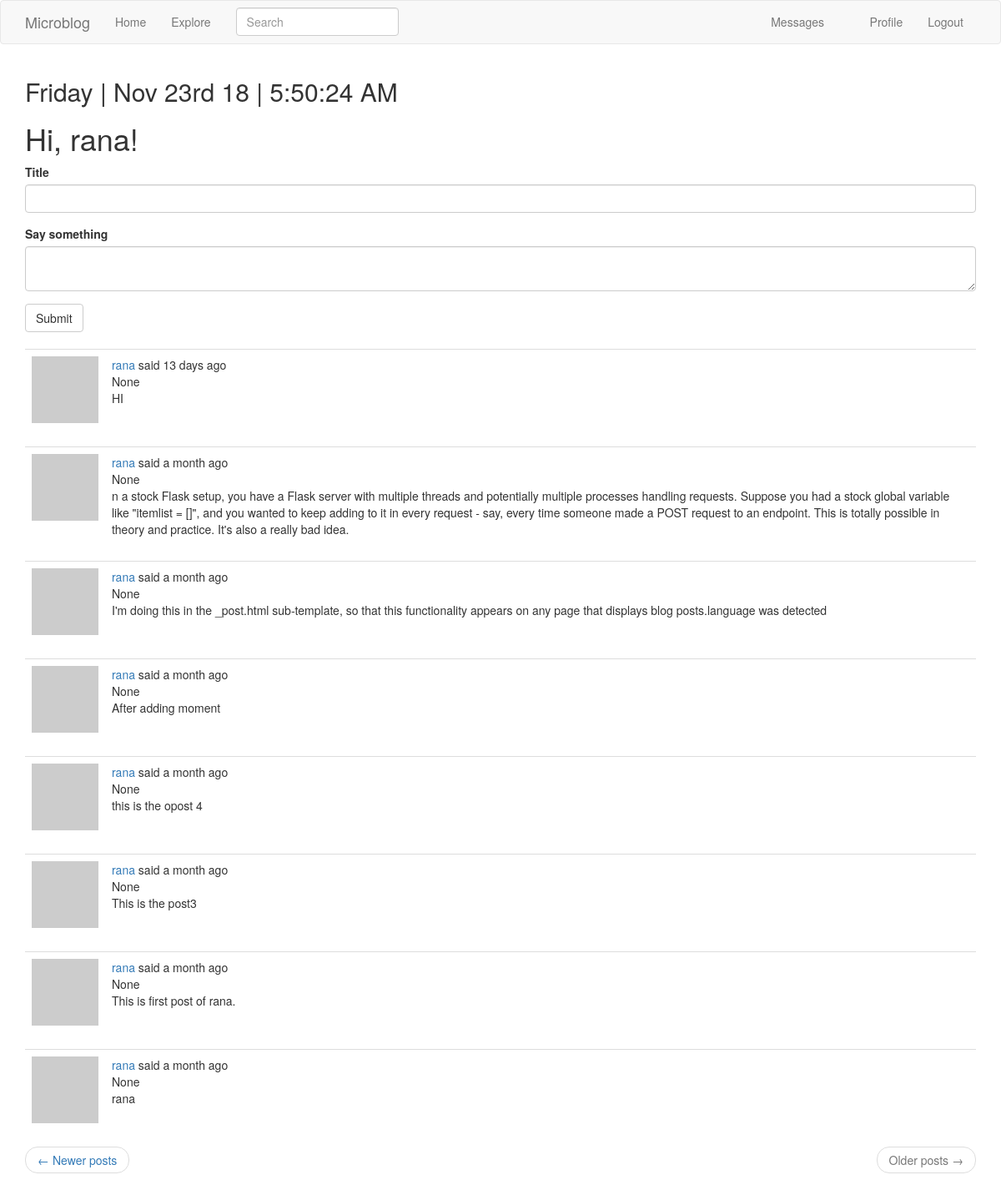
Screenshot of /index?page=3 (signed in) with the database file from the repository.
### app/models.py (models this page shows, shortened)
class User(UserMixin, db.Model):
    id = db.Column(db.Integer, primary_key=True)
    username = db.Column(db.String(64), index=True, unique=True)
    email = db.Column(db.String(120), index=True, unique=True)
    password_hash = db.Column(db.String(128))
    posts = db.relationship('Post', backref='author', lazy='dynamic')
    about_me = db.Column(db.String(140))
    last_seen = db.Column(db.DateTime, default=datetime.utcnow)
    followed = db.relationship(
        'User', secondary=followers,
        primaryjoin=(followers.c.follower_id == id),
        secondaryjoin=(followers.c.followed_id == id),
        backref=db.backref('followers', lazy='dynamic'), lazy='dynamic')
    messages_sent = db.relationship('Message',
                                    foreign_keys='Message.sender_id',
                                    backref='author', lazy='dynamic')
    messages_received = db.relationship('Message',
                                        foreign_keys='Message.recipient_id',
                                        backref='recipient', lazy='dynamic')
    notifications = db.relationship('Notification', backref='user', lazy='dynamic')
    last_message_read_time = db.Column(db.DateTime)
    def new_messages(self):
        last_read_time = self.last_message_read_time or datetime(1900,1,1)
        return Message.query.filter_by(recipient=self).filter(Message.timestamp > last_read_time).count()
    def avatar(self, size):
        digest = md5(self.email.lower().encode('utf-8')).hexdigest()
        return 'https://www.gravatar.com/avatar/{}?d=identicon&s={}'.format(digest, size)
    def followed_posts(self):
        followed = Post.query.join(
            followers, (followers.c.followed_id == Post.user_id)).filter(
                followers.c.follower_id == self.id)
        own = Post.query.filter_by(user_id=self.id)
        return followed.union(own).order_by(Post.timestamp.desc())

class SearchableMixin(object):
    @classmethod
    def before_commit(cls, session):
        session._changes = {
            'add': list(session.new),
            'update': list(session.dirty),
            'delete': list(session.deleted)
        }
    @classmethod
    def after_commit(cls, session):
        for obj in session._changes['add']:
            if isinstance(obj, SearchableMixin):
                add_to_index(obj.__tablename__, obj)
        for obj in session._changes['update']:
            if isinstance(obj, SearchableMixin):
                add_to_index(obj.__tablename__, obj)
        for obj in session._changes['delete']:
            if isinstance(obj, SearchableMixin):
                remove_from_index(obj.__tablename__, obj)
        session._changes = None

class Post(SearchableMixin, db.Model):
    __searchable__ = ['body', 'title']
    id = db.Column(db.Integer, primary_key=True)
    title = db.Column(db.String(50))
    body = db.Column(db.String(140))
    timestamp = db.Column(db.DateTime, index=True, default=datetime.utcnow)
    user_id = db.Column(db.Integer, db.ForeignKey('user.id'))
    language = db.Column(db.String(5))

### app/main/routes.py (the view, shortened to what this page needs)
@bp.route('/', methods=['POST', 'GET'])
@bp.route('/index', methods=['POST', 'GET'])
@login_required
def index():
    form = PostForm()
    page = request.args.get('page', 1, type=int)
    posts = current_user.followed_posts().paginate(
        page, current_app.config['POSTS_PER_PAGE'], False)
    next_url = url_for('main.index', page=posts.next_num)  if posts.has_next else None
    prev_url = url_for('main.index', page=posts.prev_num)  if posts.has_prev else None
    return render_template('index.html', title= _('Home'), form=form, posts=posts.items, next_url=next_url, prev_url=prev_url)

### app/main/forms.py
class SearchForm(FlaskForm):
    q = StringField(_l('Search'), validators=[DataRequired()])
    def __init__(self, *args, **kwargs):
        if 'formdata' not in kwargs:
            kwargs['formdata'] = request.args
        if 'csrf_enabled' not in kwargs:
            kwargs['csrf_enabled'] = False
        super(SearchForm, self).__init__(*args, **kwargs)

class PostForm(FlaskForm):
    title = StringField(_l('Title'), validators=[DataRequired()])
    post = TextAreaField(_l('Say something'), validators=[DataRequired(), Length(min=1, max=1500)])
    submit = SubmitField(_l('Submit'))

### app/main/routes.py (called while the page is built)
@bp.before_request
def before_request():
    if current_user.is_authenticated:
        current_user.last_seen = datetime.utcnow()
        db.session.commit()
    g.local = str(get_locale())

@bp.before_request
def before_request():
    if current_user.is_authenticated:
        current_user.last_seen = datetime.utcnow()
        db.session.commit()
        g.search_form = SearchForm()
    g.locale = str(get_locale())

### app/models.py (called while the page is built)
@login.user_loader
def load_user(id):
    return User.query.get(int(id))

### app/templates/index.html (shortened to what this page needs)
{% extends "base.html" %}
{% import 'bootstrap/wtf.html' as wtf %}
{% block app_content %}
    <h1>{{ _('Hi, %(username)s!', username=current_user.username) }}</h1>
    {% if form %}
    {{ wtf.quick_form(form) }}
    <br>
    {% endif %}
    {% for post in posts %}
        <table class="table table-hover">
        <tr>
            <td width="70px">
                <a href="{{ url_for('main.user', username=post.author.username) }}">
                <img src="{{ post.author.avatar(100) }}">
                </a>
            </td>
            <td>
                {{ _('%(username)s said %(when)s',
                    username=user_link, when=moment(post.timestamp).fromNow()) }}
                <br>
                <span id="post{{ post.id }}">{{ post.title }}</span><br>
                <span id="post{{ post.id }}">{{ post.body }}</span>
            </td>
        </tr>
    </table>
    {% endfor %}
    <nav aria-label="...">
        <ul class="pager">
            <li class="previous{% if not prev_url %} disabled{% endif %}">
                <a href="{{ prev_url or '#' }}">
                    <span aria-hidden="true">&larr;</span> {{ _('Newer posts') }}
                </a>
            </li>
            <li class="next{% if not next_url %} disabled{% endif %}">
                <a href="{{ next_url or '#' }}">
                    {{ _('Older posts') }} <span aria-hidden="true">&rarr;</span>
                </a>
            </li>
        </ul>
    </nav>
{% endblock %}

### rows the page displays
Post: title "None", body "HI"
Post: title "None", body "n a stock Flask setup, you have a Flask server with multiple threads and potentially multiple processes handling requests. Suppose you had a stock global variable like \"itemlist = []\", and you wanted to keep adding to it in every request - say, every time someone made a POST request to an endpoint. This is totally possible in theory and practice. It's also a really bad idea."
Post: title "None", body "I'm doing this in the _post.html sub-template, so that this functionality appears on any page that displays blog posts.language was detected"
Post: title "None", body "After adding moment"
Post: title "None", body "this is the opost 4"
Post: title "None", body "This is the post3"
Post: title "None", body "This is first post of rana."
Post: title "None", body "rana"

### other values shown
{{ moment().format('dddd') }} "Friday"
{{ moment().format("MMM Do YY") }} "Nov 23rd 18"
{{ moment().format('LTS') }} "5:50:24 AM"
